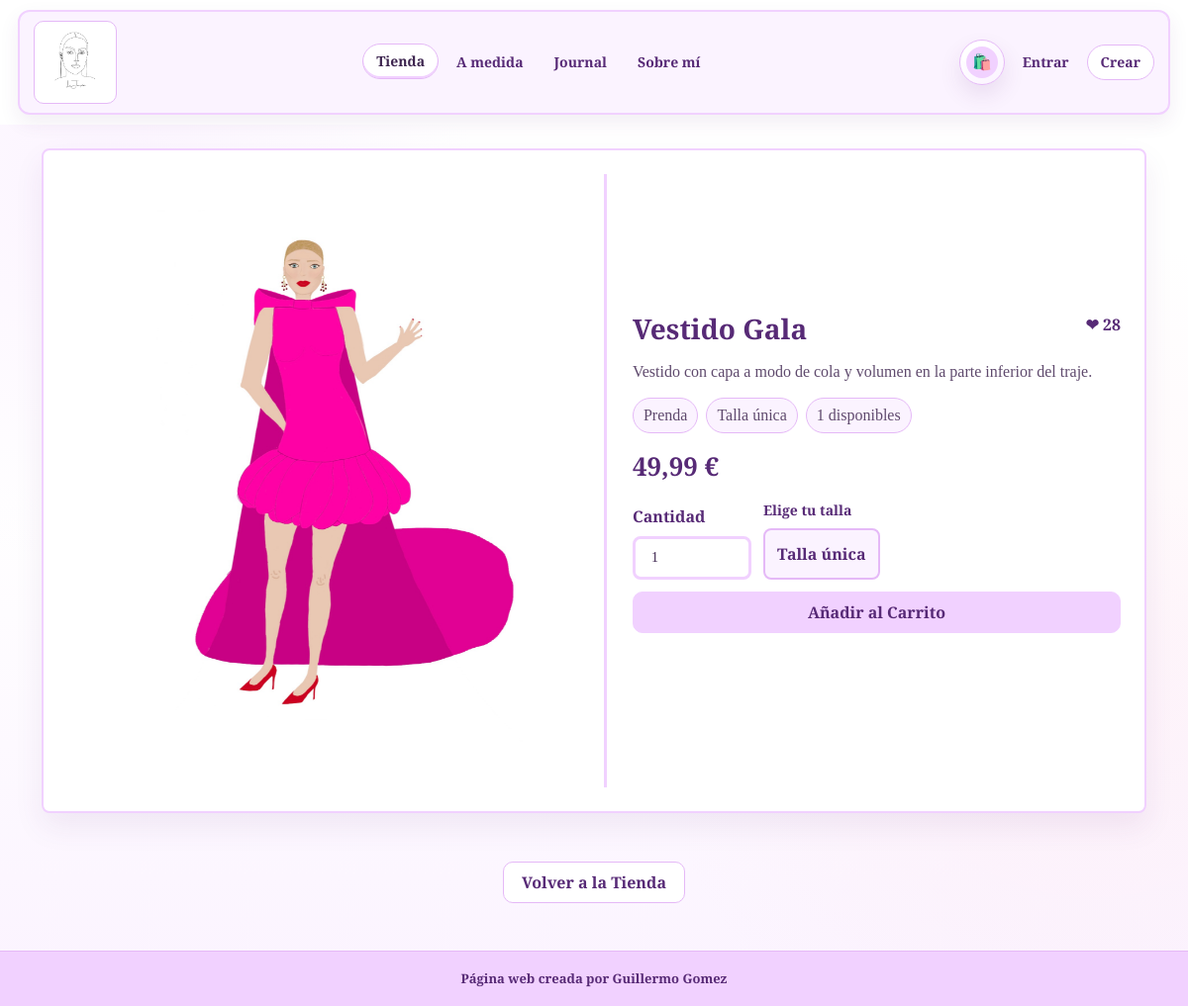
/diseños/1/, run on an earlier commit of the app's database.
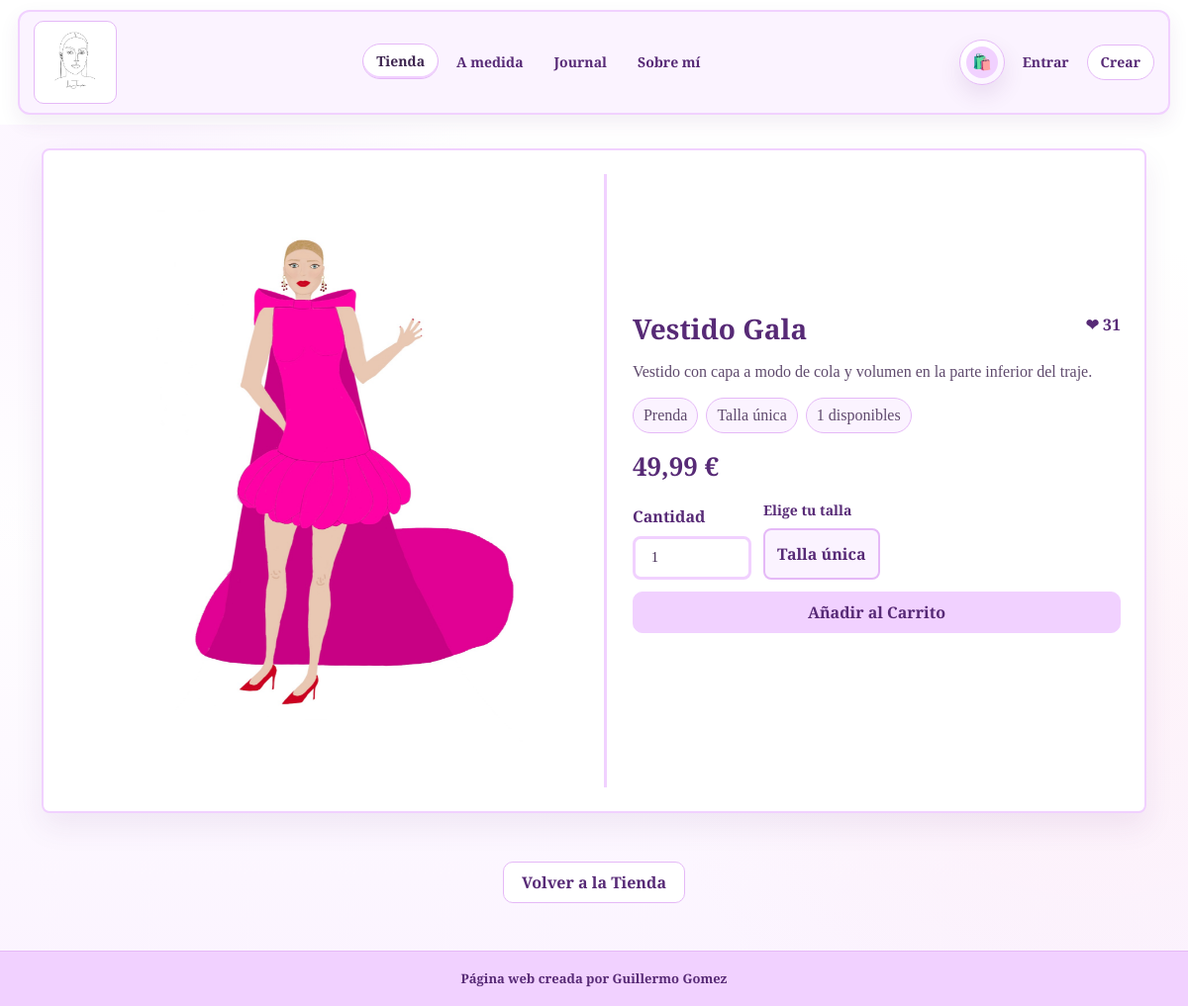
And on a later commit of the database.
### apps/tienda/models.py (models this page shows, shortened)
class Diseño(models.Model):
    CATEGORIAS = [
        ('prenda', 'Prenda'),
        ('vestido', 'Vestido'),
        ('traje', 'Traje'),
        ('camiseta', 'Camiseta'),
        ('a_medida', 'A medida'),
    ]
    nombre = models.CharField('nombre', max_length=50)
    descripccion = models.CharField('descripción', max_length=120, blank=True)
    imagen_principal = models.ImageField('imagen principal', upload_to='images/',blank=True, null=True)
    imagenes_adicionales = models.ManyToManyField('Imagen', verbose_name='imágenes adicionales', related_name='imagenes_adicionales_de', blank=True)
    fecha_subida = models.DateTimeField('fecha de subida', default=timezone.now)
    popularidad = models.IntegerField('popularidad', default=0)
    categoria = models.CharField('categoría', max_length=30, choices=CATEGORIAS, default='prenda')
    precio = models.DecimalField('precio', max_digits=8, decimal_places=2, default=49.99)
    talla = models.CharField('talla', max_length=30, blank=True)
    stock = models.PositiveIntegerField('stock', default=1)
    disponible = models.BooleanField('disponible', default=True)
    class Meta:
        ordering = ['-fecha_subida']
        verbose_name = 'diseño'
        verbose_name_plural = 'diseños'
    def todas_las_imagenes(self):
        imagenes = []
        if self.imagen_principal:
            imagenes.append(self.imagen_principal)
        imagenes.extend([imagen.imagen for imagen in self.imagenes_adicionales.all()])
        return imagenes
    @property
    def stock_total(self):
        stocks_prefetch = getattr(self, '_prefetched_objects_cache', {}).get('stocks_talla')
        if stocks_prefetch is not None:
            total = sum(stock.stock for stock in stocks_prefetch if stock.disponible)
            return total if stocks_prefetch else self.stock
        if self.tiene_stock_por_talla:
            return sum(stock.stock for stock in self.stocks_talla.filter(disponible=True))
        return self.stock
    @property
    def esta_disponible(self):
        return self.disponible and self.stock_total > 0

### apps/tienda/views/catalogo.py (called while the page is built)
def detalle_diseño(request,pk):
    diseño = get_object_or_404(Diseño.objects.prefetch_related('stocks_talla'), pk=pk)
    imagenes = diseño.todas_las_imagenes()
    stock_tallas = diseño.stocks_talla.filter(disponible=True, stock__gt=0).order_by('talla')
    ha_dado_like = request.user.is_authenticated and DisenoLike.objects.filter(usuario=request.user, diseño=diseño).exists()
    return render(request, 'tienda/detalle.html',{
        'diseño': diseño,
        'imagenes': imagenes,
        'stock_tallas': stock_tallas,
        'ha_dado_like': ha_dado_like,
    })

### apps/tienda/templates/tienda/detalle.html (shortened to what the changed rows need)
{% extends "base.html" %}
{% load static %}
{% block contenido %}
<div class="container detalle-page">
    <div class="detalle-layout">
        <div class="detalle-info">
            <div class="detalle-title-row">
                <h3 class="contenido">{{ diseño.nombre }}</h3>
                {% if not request.user.is_staff %}
                    <a href="{% if request.user.is_authenticated %}#{% else %}{% url 'login' %}?next={{ request.get_full_path|urlencode }}{% endif %}" class="contenido like-link {% if ha_dado_like %}liked{% endif %}" data-id="{{ diseño.id }}">
                        ❤ <span class="likes-count">{{ diseño.popularidad }}</span>
                    </a>
                {% endif %}
            </div>
            <p class="detalle-desc">{{ diseño.descripccion }}</p>
            <div class="detalle-meta">
                <span>{{ diseño.get_categoria_display }}</span>
                {% if stock_tallas %}
                    <span>{{ stock_tallas|length }} tallas disponibles</span>
                {% else %}
                    <span>Talla única</span>
                {% endif %}
                {% if diseño.esta_disponible %}
                    <span>{{ diseño.stock_total }} disponibles</span>
                {% else %}
                    <span>Agotado</span>
                {% endif %}
            </div>
            <p class="contenido detalle-precio">
                {% if diseño.precio > 0 %}
                    {{ diseño.precio }} €
                {% else %}
                    Precio a consultar
                {% endif %}
            </p>
            {% if request.user.is_staff %}
                <div class="detalle-admin-actions">
                    <a href="{% url "editar_diseño" pk=diseño.pk %}" class="contenido lu-btn">Editar Diseño</a>
                    <a href="{% url "dashboard" %}" class="contenido lu-btn lu-btn-ghost">Volver al Panel</a>
                </div>
            {% elif diseño.esta_disponible %}
                <form method="post" action="{% url 'agregar_al_carrito' diseño.pk %}" class="detalle-carrito-form" data-size-form>
                    <div class="detalle-cantidad">
                        <label class="contenido form-label">Cantidad</label>
                        <input
                            type="number"
                            name="cantidad"
                            value="1"
                            min="1"
                            max="{% if stock_tallas %}1{% else %}{{ diseño.stock }}{% endif %}"
                            class="form-control form-control-lg"
                            data-size-quantity
                        >
                    </div>
                    <fieldset class="detalle-tallas">
                        <legend class="contenido form-label">Elige tu talla</legend>
                        {% if stock_tallas %}
                            <div class="size-options" role="radiogroup" aria-label="Tallas disponibles">
                                {% for stock in stock_tallas %}
                                    <input
                                        type="radio"
                                        name="talla"
                                        value="{{ stock.talla }}"
                                        id="talla-{{ diseño.pk }}-{{ forloop.counter }}"
                                        data-stock="{{ stock.stock }}"
                                        required
                                    >
                                    <label for="talla-{{ diseño.pk }}-{{ forloop.counter }}" class="size-option">
                                        <strong>{{ stock.talla }}</strong>
                                        <small>{{ stock.stock }} disp.</small>
                                    </label>
                                {% endfor %}
                            </div>
                            <p class="size-selection-help" data-size-help></p>
                        {% else %}
                            <div class="size-options">
                                <span class="size-option is-static">
                                    <strong>{{ diseño.talla|default:"Talla única" }}</strong>
                                </span>
                            </div>
                        {% endif %}
                    </fieldset>
                    <button type="submit" class="contenido lu-btn" data-add-to-cart>Añadir al Carrito</button>
                </form>
            {% else %}
                <p class="producto-agotado">Esta prenda no está disponible ahora mismo.</p>
            {% endif %}
        </div>
    </div>
</div>
<link rel="stylesheet" href="{% static 'css/pages/diseno_detalle.css' %}" />
{% endblock %}

What changed in the data, as far as the page shows it:
changed Diseño "Vestido Gala": popularidad "28" → "31"
